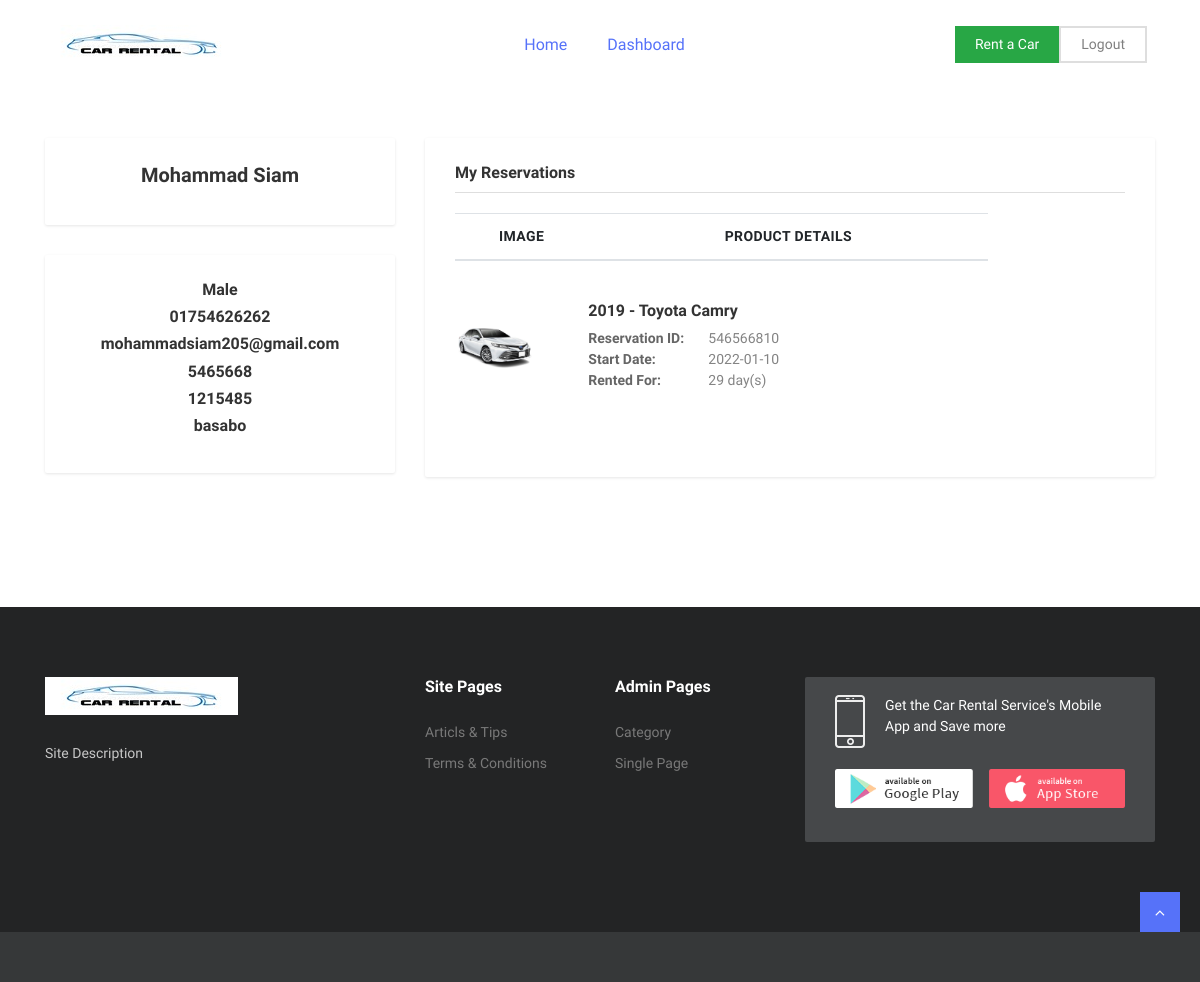
The app's page /dashboard.php (signed in), older data.
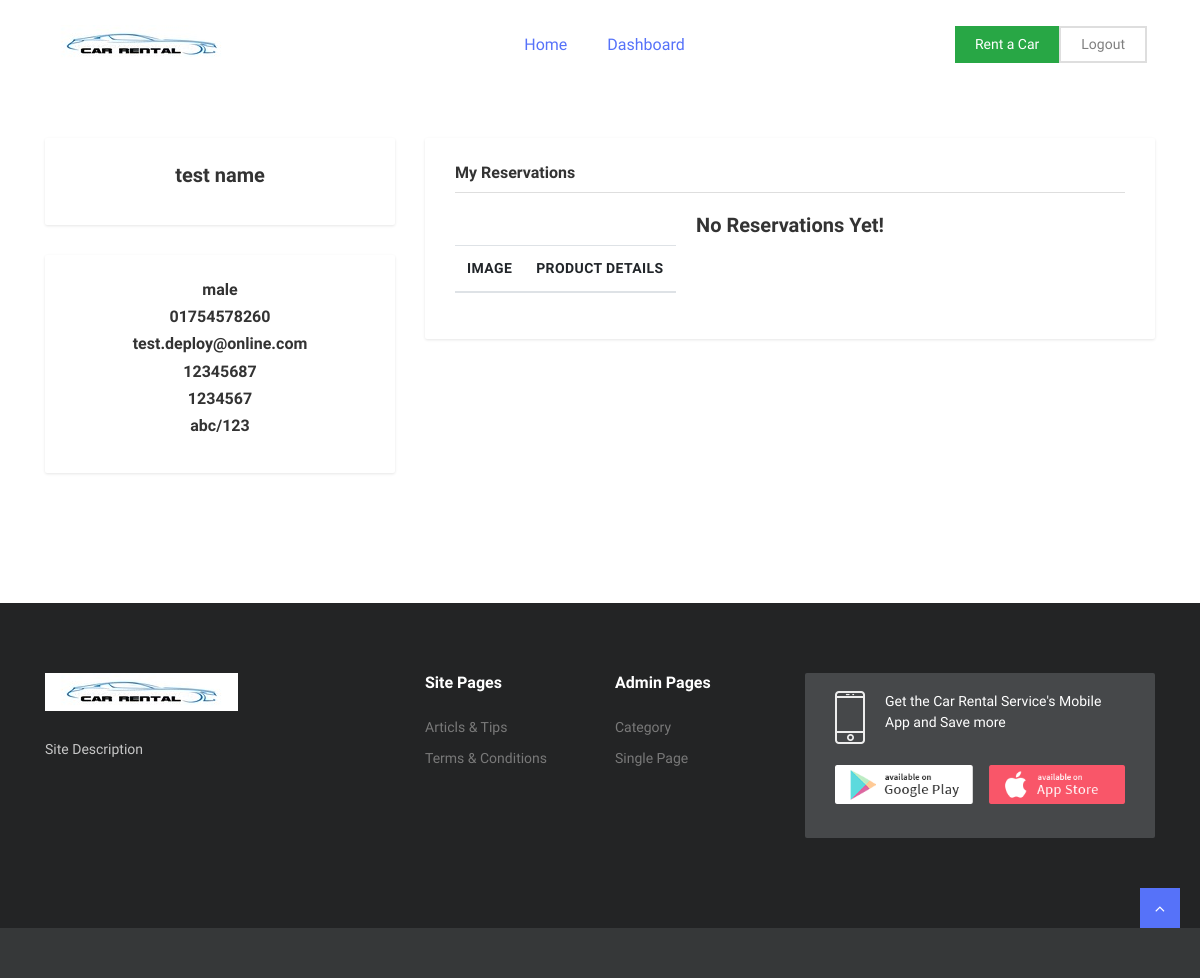
The same page, newer data.
### tables this page shows
CREATE TABLE `customer` (
  `nid` int(15) NOT NULL,
  `name` text NOT NULL,
  `phone` varchar(15) NOT NULL,
  `email` varchar(150) NOT NULL,
  `gender` varchar(7) NOT NULL,
  `license_number` varchar(12) NOT NULL,
  `billing_address` text NOT NULL,
  `password` varchar(255) NOT NULL
);

CREATE TABLE `reservation` (
  `res_id` int(100) NOT NULL,
  `reg_no` int(11) NOT NULL,
  `nid` int(11) NOT NULL,
  `start_date` date NOT NULL,
  `timeframe` int(11) NOT NULL
);

CREATE TABLE `vehicle` (
  `reg_no` int(11) NOT NULL,
  `vehicle_id` int(11) NOT NULL,
  `mileage` int(11) NOT NULL,
  `insurance` int(11) NOT NULL,
  `rent` int(100) NOT NULL,
  `state` text NOT NULL,
  `model` text NOT NULL,
  `year` varchar(4) NOT NULL,
  `colour` varchar(30) NOT NULL,
  `fuel_type` varchar(50) NOT NULL,
  `description` longtext NOT NULL,
  `image` longtext DEFAULT NULL,
  `res_id` int(11) DEFAULT NULL
);

### dashboard.php (the view, shortened to what this page needs)
<?php
	require_once('dbconnect.php');
	$user = null;
	$type = null;
	if (isset($_SESSION['user'])) {
		$user=$_SESSION['user'];
		$type=$_SESSION['type'];
	}
?>
<!DOCTYPE html>
<html lang="en">
<head>
  <link rel="stylesheet" href="plugins/bootstrap/css/bootstrap.min.css">
  <link rel="stylesheet" href="plugins/bootstrap/css/bootstrap-slider.css">
  <link href="plugins/font-awesome/css/font-awesome.min.css" rel="stylesheet">
  <link href="plugins/slick-carousel/slick/slick.css" rel="stylesheet">
  <link href="plugins/slick-carousel/slick/slick-theme.css" rel="stylesheet">
  <link href="plugins/fancybox/jquery.fancybox.pack.css" rel="stylesheet">
  <link href="plugins/jquery-nice-select/css/nice-select.css" rel="stylesheet">
  <link href="css/style.css" rel="stylesheet">
</head>
<body class="body-wrapper">
<section>
	<div class="container">
		<div class="row">
			<div class="col-md-12">
				<nav class="navbar navbar-expand-lg navbar-light navigation">
					<a class="navbar-brand" href="index.php">
						<img src="images/logo.png" alt="">
					</a>
					<div class="collapse navbar-collapse" id="navbarSupportedContent">
						<ul class="navbar-nav ml-auto main-nav ">
							<li class="nav-item active">
								<a class="nav-link" href="index.php">Home</a>
							</li>
							<?php
								if($type=="customer") {
							?>
									<li class="nav-item active">
										<a class="nav-link" href="dashboard.php">Dashboard</a>
									</li>
							<?php
								}
							?>
						</ul>
						<ul class="navbar-nav ml-auto mt-10">
						<?php
							if($type=="customer") {
						?>
								<li class="nav-item">
									<a class="nav-link text-white add-button" href="rent_car.php">Rent a Car</a>
								</li>
						<?php
							}
							if($user != "" || $user != null) {
						?>
								<li class="nav-item">
									<a class="nav-link login-button" href="logout.php">Logout</a>
								</li>
						<?php
							}
						?>
						</ul>
					</div>
				</nav>
			</div>
		</div>
	</div>
</section>
<section class="dashboard section">
  <div class="container">
    <div class="row">
      <div class="col-md-10 offset-md-1 col-lg-4 offset-lg-0">
        <div class="sidebar">
          <div class="widget user-dashboard-profile">
            <?php
              $nid = $_SESSION['nid'];
              $sql = "SELECT * FROM customer WHERE nid = '$nid'";
              $result = mysqli_query($conn, $sql);
              $row = mysqli_fetch_assoc($result);
            ?>
            <h5 class="text-center"><?php echo $row['name'];?></h5>
          </div>
          <div class="widget user-dashboard-menu">
            <ul>
              <li class="active"><h6 class="text-center"><?php echo $row['gender'];?></h6></li>
              <li class="active"><h6 class="text-center"><?php echo $row['phone'];?></h6></li>
              <li class="active"><h6 class="text-center"><?php echo $row['email'];?></h6></li>
              <li class="active"><h6 class="text-center"><?php echo $row['nid'];?></h6></li>
              <li class="active"><h6 class="text-center"><?php echo $row['license_number'];?></h6></li>
              <li class="active"><h6 class="text-center"><?php echo $row['billing_address'];?></h6></li>
            </ul>
          </div>
        </div>
      </div>
      <div class="col-md-10 offset-md-1 col-lg-8 offset-lg-0">
        <div class="widget dashboard-container my-adslist">
          <h3 class="widget-header">My Reservations</h3>
          <table class="table table-responsive product-dashboard-table">
            <thead>
              <tr>
                <th class="text-center">Image</th>
                <th class="text-center">Product Details</th>
              </tr>
            </thead>
            <tbody>
            <?php
                require_once("dbconnect.php");
                $sql="SELECT * FROM reservation WHERE nid = '$nid'";
                $result= mysqli_query($conn, $sql);
                if ( mysqli_num_rows($result) > 0 ) {
                  while ( $row = mysqli_fetch_array($result) ) {
                    $reg_no = $row['reg_no'];
                    $sql2 = "SELECT * FROM vehicle WHERE reg_no = '$reg_no'";
                    $result2 = mysqli_query($conn, $sql2);
                    $row2 = mysqli_fetch_array($result2)
              ?>
                <tr>
                  <td class="product-thumb">
                    <img width="80px" height="auto" src="<?php echo $row2['image'] ?>" alt="image description">
                  </td>
                  <td class="product-details">
                    <h3 class="title"><?php echo $row2['year'] ?> - <?php echo $row2['model'] ?></h3>
                    <span class="add-id"><strong>Reservation ID: </strong><?php echo $row['res_id'] ?></span>
                    <span><strong>Start Date: </strong><time><?php echo $row['start_date'] ?></time> </span>
                    <span class="location"><strong>Rented For: </strong><?php echo $row['timeframe'] ?> day(s)</span>
                  </td>
                </tr>
              <?php
                  }
                } else {
                  echo '<h5 class="text-center">No Reservations Yet!</h5>';
                }
              ?>
            </tbody>
          </table>
        </div>
      </div>
    </div>
  </div>
</section>
<footer class="footer section section-sm">
  <div class="container">
    <div class="row">
      <div class="col-lg-3 col-md-7 offset-md-1 offset-lg-0">
        <div class="block about">
          <img src="images/logo-footer.png" alt="">
          <p class="alt-color">Site Description</p>
        </div>
      </div>
      <div class="col-lg-2 offset-lg-1 col-md-3">
        <div class="block">
          <h4>Site Pages</h4>
          <ul>
            <li><a href="#">Articls & Tips</a></li>
            <li><a href="terms-condition.html">Terms & Conditions</a></li>
          </ul>
        </div>
      </div>
      <div class="col-lg-2 col-md-3 offset-md-1 offset-lg-0">
        <div class="block">
          <h4>Admin Pages</h4>
          <ul>
            <li><a href="category.html">Category</a></li>
            <li><a href="single.html">Single Page</a></li>
          </ul>
        </div>
      </div>
      <div class="col-lg-4 col-md-7">
        <div class="block-2 app-promotion">
          <div class="mobile d-flex">
            <a href="">
              <img src="images/footer/phone-icon.png" alt="mobile-icon">
            </a>
            <p>Get the Car Rental Service's Mobile App and Save more</p>
          </div>
          <div class="download-btn d-flex my-3">
            <a href="#"><img src="images/apps/google-play-store.png" class="img-fluid" alt=""></a>
            <a href="#" class=" ml-3"><img src="images/apps/apple-app-store.png" class="img-fluid" alt=""></a>
          </div>
        </div>
      </div>
    </div>
  </div>
</footer>
<footer class="footer-bottom">
  <div class="top-to">
    <a id="top" class="" href="#"><i class="fa fa-angle-up"></i></a>
  </div>
</footer>
</body>
</html>

### css/style.css (style rules this page uses)
body { line-height: 1.5; font-family: "Muli", sans-serif; }
p, li, input, select, button { font-family: "Muli", sans-serif; color: #666; font-size: 14px; font-weight: 400; }
h1, h2, h3, h4, h5, h6 { font-family: "Muli", sans-serif; font-weight: 600; color: #333; }
p { color: #666; }
h3 { font-size: 20px; }
h4 { font-size: 18px; }
p { color: #888; }
ol, ul { margin: 0; padding: 0; list-style: none; }
a { transition: all .3s ease-in 0s; color: #000; }
.section { padding: 100px 0; }
.section-sm { padding: 70px 0; }
.user-profile, .dashboard { padding-top: 50px; }
.alt-color { color: #c7c7c7; }
.navigation { padding: 20px 0; }
.navigation .navbar-nav { text-align: center; }
.login-button { border: 2px solid #dedede; margin-right: 8px; padding: 6px 20px !important; }
.add-button { background: #28a745; color: #fff; padding: 8px 20px !important; display: inline-block; }
.main-nav .nav-item .nav-link { font-size: 16px; line-height: 43px; padding: 0 20px; }
.main-nav .nav-item.active .nav-link { color: #5672f9; }
.user-dashboard-menu li { margin-bottom: 5px; }
.user-dashboard-profile { text-align: center; }
.dashboard-container .product-dashboard-table thead th { font-size: 14px; text-transform: uppercase; letter-spacing: .4px; }
.widget { background: #fff; box-shadow: 0px 1px 3px 0px rgba(0, 0, 0, 0.1); padding: 25px 30px 30px; margin-bottom: 30px; border-radius: 2px; }
.widget .widget-header { display: block; font-size: 16px; font-weight: 600; margin-bottom: 20px; padding-bottom: 10px; border-bottom: 1px solid #dedede; }
.footer { background: #232425; }
.footer .block h4 { color: #fff; font-size: 16px; margin-bottom: 25px; }
.footer .block.about img { margin-bottom: 25px; }
.footer .block.about p { line-height: 26px; }
.footer .block ul li { margin-bottom: 10px; }
.footer .block ul li a { display: block; font-size: 14px; color: #797979; }
.footer .block-2 { padding: 18px 30px; background: #46484A; border-radius: 2px; }
.footer .block-2.app-promotion { margin-bottom: 20px; }
.footer .block-2.app-promotion p { margin-left: 20px; color: #fff; }
.footer-bottom { position: relative; background: #363839; padding: 25px 0; }
.top-to { position: absolute; right: 20px; bottom: 50px; display: flex; justify-content: center; }
.top-to a { width: 40px; height: 40px; background: #5672f9; color: #fff; display: flex; justify-content: center; }
.top-to a i { line-height: 40px; }
.dashboard-container .product-dashboard-table td { vertical-align: middle; padding: 40px 0; }
.dashboard-container .product-thumb { width: 15%; }
.dashboard-container .product-details { width: 45%; }
.dashboard-container .product-details span { display: block; font-size: 14px; color: #848484; }
.dashboard-container .product-details span strong { color: #666; width: 30%; display: inline-block; }
.dashboard-container .product-details .title { font-size: 16px; }

Row changes from the older to the newer data that the page shows:
no longer on this page (row unchanged): customer: name "Mohammad Siam", gender "Male", phone "01754626262", email "mohammadsiam205@gmail.com", nid "5465668", license_number "1215485", billing_address "basabo"
no longer on this page (row unchanged): reservation: vehicle.image (picture), vehicle.year "2019", vehicle.model "Toyota Camry", res_id "546566810", start_date "2022-01-10", timeframe "29"
added customer: name "test name", gender "male", phone "01754578260", email "test.deploy@online.com", nid "12345687", license_number "1234567", billing_address "abc/123"
Text that changed along with them:
text now shown: "No Reservations Yet!"
